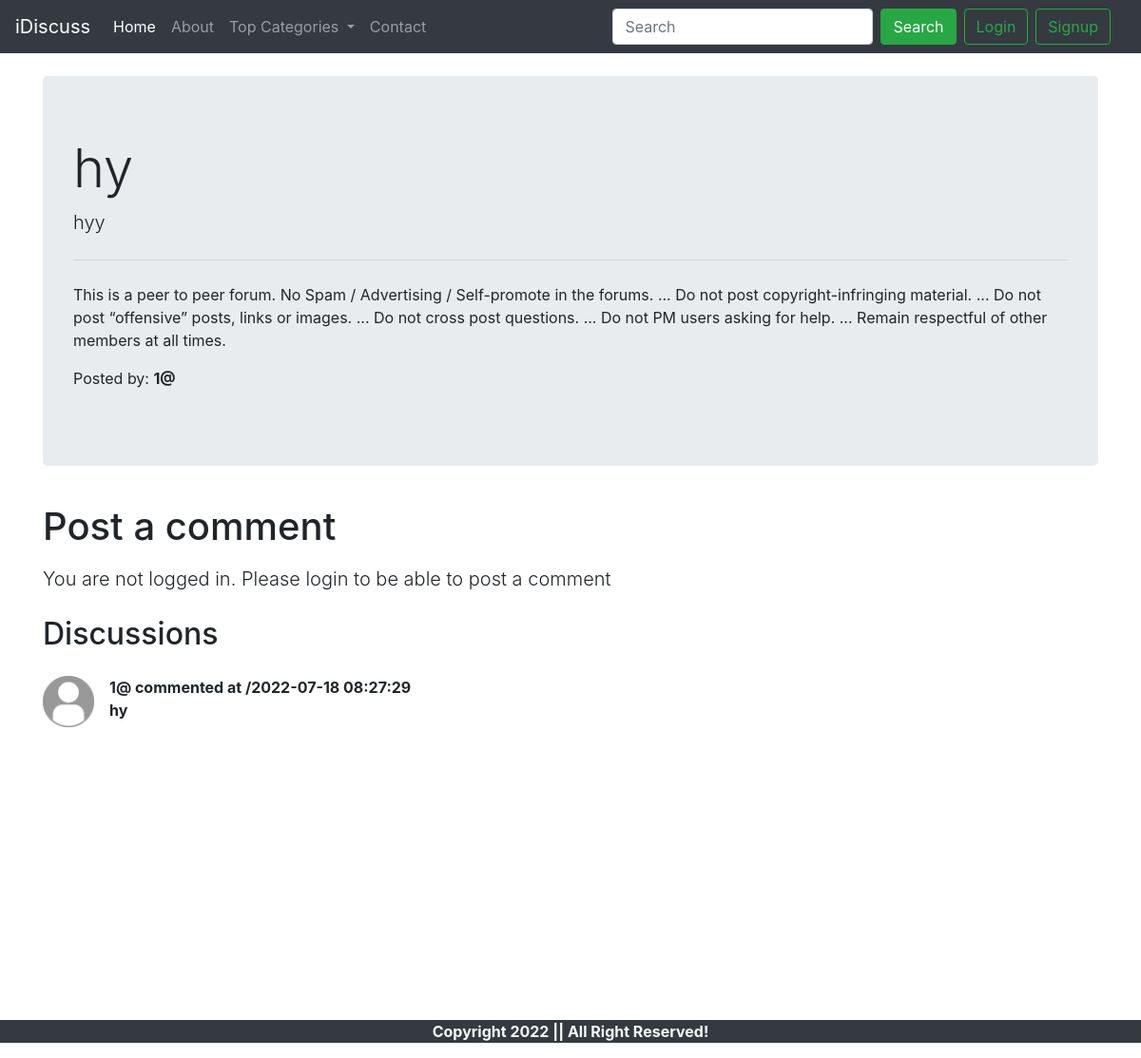
The app's page /thread.php?threadid=11 with its own data.
### tables this page shows
CREATE TABLE `threads` (
  `thread_id` int(7) NOT NULL,
  `thread_title` varchar(255) NOT NULL,
  `thread_desc` text NOT NULL,
  `thread_cat_id` int(7) NOT NULL,
  `thread_user_id` int(7) NOT NULL,
  `timestamp` datetime NOT NULL
);

CREATE TABLE `users` (
  `sno` int(11) NOT NULL,
  `user_email` varchar(30) NOT NULL,
  `user_pass` varchar(255) NOT NULL,
  `timestamp` datetime NOT NULL DEFAULT current_timestamp()
);

CREATE TABLE `comments` (
  `comment_id` int(7) NOT NULL,
  `comment_content` text NOT NULL,
  `thread_id` int(11) NOT NULL,
  `comment_by` int(11) NOT NULL,
  `comment_time` datetime NOT NULL
);

### thread.php (the view, shortened to what this page needs)
<!doctype html>
<html lang="en">
  <head>
    <link rel="stylesheet" href="https://cdn.jsdelivr.net/npm/bootstrap@4.6.1/dist/css/bootstrap.min.css">
  </head>
  <body>
  <?php include 'partials/header.php';?>
  <?php include 'partials/dbconnect.php';?>
  <?php
  $id = $_GET['threadid'];
  $sql=  "SELECT * FROM `threads` WHERE thread_id=$id";
  $result = mysqli_query($data , $sql);
  while($row = mysqli_fetch_assoc($result)){
    $title = $row['thread_title'];
    $desc = $row['thread_desc'];
    $thread_user_id = $row['thread_user_id'];
    $sql2 = "SELECT user_email FROM `users` WHERE sno='$thread_user_id'";
    $result2 = mysqli_query($data, $sql2);
    $row2 = mysqli_fetch_assoc($result2);
    $posted_by = $row2['user_email'];
    }
  ?>
<div class="container my-4"  >
<div class="jumbotron">
  <h1 class="display-4"><?php echo $title ?></h1>
  <p class="lead"><?php echo $desc ?></p>
  <hr class="my-4">
  <p>This is a peer to peer forum. No Spam / Advertising / Self-promote in the forums. ...
Do not post copyright-infringing material. ...
Do not post “offensive” posts, links or images. ...
Do not cross post questions. ...
Do not PM users asking for help. ...
Remain respectful of other members at all times.
  </p>
<p>Posted by: <b><?php echo $posted_by; ?></p>
</div>
</div>
<?php
  if(isset($_SESSION['loggedin']) && $_SESSION['loggedin']==true){
 echo '
<div class="container" id="ques">
  <h2 class="py-2">Post a comment</h2>
<form action= "'.$_SERVER['REQUEST_URI'].'"  method="post" >
  <div class="form-group">
    <label for="exampleFormControlTextarea1">Type your Comment</label>
    <textarea class="form-control" id="comment" name="comment" rows="3"></textarea>
    <input type="hidden" name="sno" value="'. $_SESSION["sno"]. '">
    </div>
  <button type="submit" class="btn btn-success">Post Comment</button>
</form>
</div>';
  }
  else{
    echo '
    <div class="container">
    <h1 class="py-2">Post a comment</h1>
       <p class="lead">You are not logged in. Please login to be able to post a comment</p>
    </div>
    ';
  }
?>
<div class="container" id="ques">
    <h2 class="py-2">Discussions</h2>
    <?php
  $id = $_GET['threadid'];
  $sql=  "SELECT * FROM `comments` WHERE thread_id=$id";
  $result = mysqli_query($data , $sql);
  while($row = mysqli_fetch_assoc($result)){
    $content = $row['comment_content'];
    $comment_time = $row['comment_time'];
    $thread_user_id = $row['comment_by'];
    $sql2 = "SELECT user_email FROM `users` WHERE sno='$thread_user_id'";
    $result2 = mysqli_query($data, $sql2);
    $row2 = mysqli_fetch_assoc($result2);
    echo '  <div class="media my-3">
            <img src="img/users.png" width="54px" class="mr-3" alt="">
            <div class="media-body">
            <p class="font-weight-bold my-0">'. $row2['user_email'] . ' commented at /' .$comment_time . '</p>
                ' . $content . '
        </div>
        </div> ';
  }
    ?>
</div>
    <?php include 'partials/footer.php';  ?>
</body>
</html>

### thread.php (style rules this page uses)
#ques { min-height: 433px; }

### records on screen
threads: thread_title "hy", thread_desc "hyy"
users: user_email "1@"
comments: users.user_email "1@", comment_time "2022-07-18 08:27:29", comment_content "hy"
